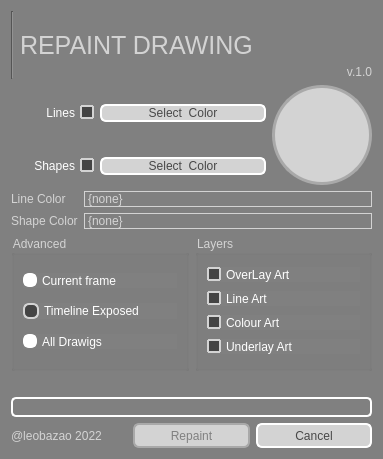
<?xml version="1.0" encoding="UTF-8"?>
<ui version="4.0">
 <class>Form</class>
 <widget class="QWidget" name="Form">
  <property name="geometry">
   <rect>
    <x>0</x>
    <y>0</y>
    <width>383</width>
    <height>459</height>
   </rect>
  </property>
  <property name="windowTitle">
   <string>BD_RepaintDrawing</string>
  </property>
  <property name="styleSheet">
   <string notr="true">QLabel {
	color: lightgray;
}

QWidget{
	background-color: gray;
}

QGroupBox {
	color: lightgray;
}

QPushButton {
	color: rgb(72, 72, 72);
    border: 2px solid white;
    border-radius: 6px;
	background-color: lightgray;
    min-width: 80px;
}

QPushButton:pressed {
	color: white;
	border-color: white;
    background-color: #05B8CC;
}

QPushButton:flat {
    border: none; /* no border for a flat push button */
}

QPushButton:default {
    border-color: navy; /* make the default button prominent */
}

QPushButton:hover{
    border: 2px solid #05B8CC;
    color: black;
}

QPushButton::disabled {
	border-color: darkgray;
	color: gray;
}

QCheckBox {
	color: white;
    spacing: 5px;
}

QCheckBox::indicator:unchecked {
    border: 2px solid white;
	border-radius: 2px;
	background-color: lightgray;
}

QCheckBox::indicator:checked {
    border: 2px solid lightgray;
	border-radius: 1px;
	background-color: rgb(68, 68, 68);
}


QCheckBox:disabled{
	color: lightgray;
}

QCheckBox::indicator:unchecked:disabled {
    border: 2px solid darkgray;
	background-color: darkgray;
}


QRadioButton {
	color: white;
    spacing: 5px;
}

QRadioButton::indicator::unchecked{ 
	border: 2px solid white;
	border-radius: 6px;
	background-color: white;
	width: 10px;
	height: 10px;
}

QRadioButton::indicator::checked{
	border: 2px solid lightgray;
	border-radius: 6px;
	background-color: rgb(68, 68, 68);
	width: 12px;
	height: 12px;
}

QRadioButton:disabled{
	color: rgb(250, 150, 120);
}

QRadioButton::indicator:disabled{
	background-color: rgb(214, 214, 214);
}

</string>
  </property>
  <layout class="QGridLayout" name="gridLayout_4">
   <item row="6" column="0" colspan="2">
    <layout class="QHBoxLayout" name="horizontalLayout_2">
     <item>
      <widget class="QLabel" name="label_2">
       <property name="text">
        <string>@leobazao 2022</string>
       </property>
      </widget>
     </item>
     <item>
      <widget class="QPushButton" name="pushRepaint">
       <property name="enabled">
        <bool>false</bool>
       </property>
       <property name="minimumSize">
        <size>
         <width>84</width>
         <height>25</height>
        </size>
       </property>
       <property name="maximumSize">
        <size>
         <width>16777215</width>
         <height>25</height>
        </size>
       </property>
       <property name="styleSheet">
        <string notr="true"/>
       </property>
       <property name="text">
        <string>Repaint</string>
       </property>
      </widget>
     </item>
     <item>
      <widget class="QPushButton" name="pushCancel">
       <property name="minimumSize">
        <size>
         <width>84</width>
         <height>25</height>
        </size>
       </property>
       <property name="maximumSize">
        <size>
         <width>16777215</width>
         <height>25</height>
        </size>
       </property>
       <property name="styleSheet">
        <string notr="true">QPushButton {
	color: rgb(72, 72, 72);
    border: 2px solid white;
    border-radius: 6px;
	background-color: lightgray;
    min-width: 80px;
}

QPushButton:pressed {
	color: red;
    background-color: rgb(255, 196, 197);
}

QPushButton:flat {
    border: none; /* no border for a flat push button */
}

QPushButton:default {
    border-color: navy; /* make the default button prominent */
}

QPushButton:hover{
    border: 2px solid #05B8CC;
    color: black;
}</string>
       </property>
       <property name="text">
        <string>Cancel</string>
       </property>
      </widget>
     </item>
    </layout>
   </item>
   <item row="2" column="1" rowspan="2">
    <widget class="QGroupBox" name="groupArts">
     <property name="title">
      <string>Layers</string>
     </property>
     <layout class="QVBoxLayout" name="verticalLayout_2">
      <item>
       <widget class="QCheckBox" name="checkOverlay">
        <property name="text">
         <string>OverLay Art</string>
        </property>
        <property name="checked">
         <bool>true</bool>
        </property>
       </widget>
      </item>
      <item>
       <widget class="QCheckBox" name="checkLineArt">
        <property name="text">
         <string>Line Art</string>
        </property>
        <property name="checked">
         <bool>true</bool>
        </property>
       </widget>
      </item>
      <item>
       <widget class="QCheckBox" name="checkColourArt">
        <property name="text">
         <string>Colour Art</string>
        </property>
        <property name="checked">
         <bool>true</bool>
        </property>
       </widget>
      </item>
      <item>
       <widget class="QCheckBox" name="checkUnderlay">
        <property name="text">
         <string>Underlay Art</string>
        </property>
        <property name="checked">
         <bool>true</bool>
        </property>
       </widget>
      </item>
     </layout>
    </widget>
   </item>
   <item row="1" column="0" colspan="2">
    <layout class="QGridLayout" name="gridLayout_3">
     <item row="0" column="0">
      <layout class="QGridLayout" name="gridLayout_2">
       <item row="0" column="0">
        <layout class="QHBoxLayout" name="horizontalLayout_3" stretch="1,2">
         <item>
          <widget class="QCheckBox" name="checkLines">
           <property name="layoutDirection">
            <enum>Qt::RightToLeft</enum>
           </property>
           <property name="text">
            <string>Lines</string>
           </property>
           <property name="checked">
            <bool>true</bool>
           </property>
          </widget>
         </item>
         <item>
          <widget class="QPushButton" name="selectButtonLine">
           <property name="text">
            <string>Select  Color</string>
           </property>
          </widget>
         </item>
        </layout>
       </item>
       <item row="0" column="1" rowspan="2">
        <widget class="QFrame" name="framePreview">
         <property name="sizePolicy">
          <sizepolicy hsizetype="Fixed" vsizetype="Fixed">
           <horstretch>0</horstretch>
           <verstretch>0</verstretch>
          </sizepolicy>
         </property>
         <property name="minimumSize">
          <size>
           <width>100</width>
           <height>100</height>
          </size>
         </property>
         <property name="maximumSize">
          <size>
           <width>100</width>
           <height>100</height>
          </size>
         </property>
         <property name="styleSheet">
          <string notr="true">QFrame {
	background: lightgray;
	border: 3px solid darkgray;
	border-radius: 50px;
}</string>
         </property>
         <property name="frameShape">
          <enum>QFrame::StyledPanel</enum>
         </property>
         <property name="frameShadow">
          <enum>QFrame::Raised</enum>
         </property>
        </widget>
       </item>
       <item row="1" column="0">
        <layout class="QHBoxLayout" name="horizontalLayout_4" stretch="1,2">
         <item>
          <widget class="QCheckBox" name="checkShape">
           <property name="layoutDirection">
            <enum>Qt::RightToLeft</enum>
           </property>
           <property name="text">
            <string>Shapes</string>
           </property>
           <property name="checked">
            <bool>true</bool>
           </property>
          </widget>
         </item>
         <item>
          <widget class="QPushButton" name="selectButtonShape">
           <property name="text">
            <string>Select  Color</string>
           </property>
          </widget>
         </item>
        </layout>
       </item>
      </layout>
     </item>
     <item row="1" column="0">
      <layout class="QGridLayout" name="gridLayout" rowstretch="0,0" columnstretch="0,2">
       <item row="0" column="0">
        <widget class="QLabel" name="label_6">
         <property name="text">
          <string>Line Color</string>
         </property>
        </widget>
       </item>
       <item row="0" column="1">
        <widget class="QLabel" name="label_line_color">
         <property name="frameShape">
          <enum>QFrame::Box</enum>
         </property>
         <property name="text">
          <string>{none}</string>
         </property>
        </widget>
       </item>
       <item row="1" column="0">
        <widget class="QLabel" name="label_7">
         <property name="text">
          <string>Shape Color</string>
         </property>
        </widget>
       </item>
       <item row="1" column="1">
        <widget class="QLabel" name="label_shape_color">
         <property name="frameShape">
          <enum>QFrame::Box</enum>
         </property>
         <property name="text">
          <string>{none}</string>
         </property>
        </widget>
       </item>
      </layout>
     </item>
    </layout>
   </item>
   <item row="0" column="0" colspan="2">
    <layout class="QHBoxLayout" name="horizontalLayout">
     <item>
      <widget class="Line" name="line">
       <property name="orientation">
        <enum>Qt::Vertical</enum>
       </property>
      </widget>
     </item>
     <item>
      <widget class="QLabel" name="label">
       <property name="font">
        <font>
         <pointsize>19</pointsize>
        </font>
       </property>
       <property name="text">
        <string>REPAINT DRAWING</string>
       </property>
      </widget>
     </item>
     <item>
      <widget class="QLabel" name="label_3">
       <property name="text">
        <string>v.1.0</string>
       </property>
       <property name="alignment">
        <set>Qt::AlignBottom|Qt::AlignRight|Qt::AlignTrailing</set>
       </property>
      </widget>
     </item>
    </layout>
   </item>
   <item row="5" column="0" colspan="2">
    <widget class="QProgressBar" name="progressBar">
     <property name="maximumSize">
      <size>
       <width>16777215</width>
       <height>20</height>
      </size>
     </property>
     <property name="styleSheet">
      <string notr="true">QProgressBar {
	color: white;
 padding: 2 2px;
 border: 2px solid white;
    border-radius: 5px;
}

QProgressBar::chunk {
 background-color: #05B8CC;
 width: 20px;
}</string>
     </property>
     <property name="value">
      <number>0</number>
     </property>
     <property name="alignment">
      <set>Qt::AlignCenter</set>
     </property>
     <property name="textVisible">
      <bool>true</bool>
     </property>
     <property name="orientation">
      <enum>Qt::Horizontal</enum>
     </property>
     <property name="invertedAppearance">
      <bool>false</bool>
     </property>
     <property name="textDirection">
      <enum>QProgressBar::TopToBottom</enum>
     </property>
     <property name="format">
      <string/>
     </property>
    </widget>
   </item>
   <item row="4" column="0" colspan="2">
    <spacer name="horizontalSpacer">
     <property name="orientation">
      <enum>Qt::Horizontal</enum>
     </property>
     <property name="sizeHint" stdset="0">
      <size>
       <width>40</width>
       <height>20</height>
      </size>
     </property>
    </spacer>
   </item>
   <item row="2" column="0" rowspan="2">
    <widget class="QGroupBox" name="groupAdvanced">
     <property name="title">
      <string>Advanced</string>
     </property>
     <property name="checkable">
      <bool>false</bool>
     </property>
     <layout class="QVBoxLayout" name="verticalLayout">
      <item>
       <widget class="QRadioButton" name="radioCurrent">
        <property name="text">
         <string>Current frame</string>
        </property>
       </widget>
      </item>
      <item>
       <widget class="QRadioButton" name="radioTimeline">
        <property name="text">
         <string>Timeline Exposed</string>
        </property>
        <property name="checked">
         <bool>true</bool>
        </property>
       </widget>
      </item>
      <item>
       <widget class="QRadioButton" name="radioAll">
        <property name="text">
         <string>All Drawigs</string>
        </property>
       </widget>
      </item>
     </layout>
    </widget>
   </item>
  </layout>
  <zorder>framePreview</zorder>
  <zorder>line</zorder>
  <zorder>label</zorder>
  <zorder>label</zorder>
  <zorder>pushRepaint</zorder>
  <zorder>pushCancel</zorder>
  <zorder>label_2</zorder>
  <zorder>progressBar</zorder>
  <zorder>label_shape_color</zorder>
  <zorder>label_line_color</zorder>
  <zorder>selectButtonLine</zorder>
  <zorder>checkLines</zorder>
  <zorder>layoutWidget</zorder>
  <zorder>label_6</zorder>
  <zorder>label_7</zorder>
  <zorder>groupAdvanced</zorder>
  <zorder>groupArts</zorder>
  <zorder>horizontalSpacer</zorder>
 </widget>
 <resources/>
 <connections/>
</ui>
